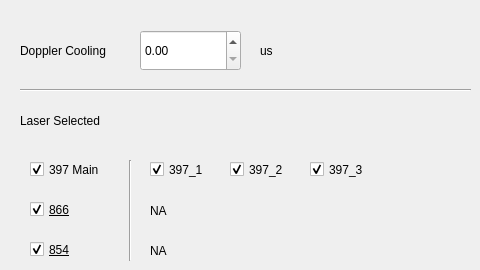
    <widget class="QWidget" name="DPL_Cooling">
     <attribute name="title">
      <string>DPL Cooling</string>
     </attribute>
     <widget class="QDoubleSpinBox" name="doubleSpinBox_DPL">
      <property name="geometry">
       <rect>
        <x>140</x>
        <y>30</y>
        <width>101</width>
        <height>41</height>
       </rect>
      </property>
      <property name="font">
       <font>
        <family>Arial</family>
        <pointsize>9</pointsize>
        <weight>50</weight>
        <bold>false</bold>
        <strikeout>false</strikeout>
       </font>
      </property>
      <property name="layoutDirection">
       <enum>Qt::LeftToRight</enum>
      </property>
      <property name="alignment">
       <set>Qt::AlignLeading|Qt::AlignLeft|Qt::AlignVCenter</set>
      </property>
      <property name="maximum">
       <double>999999.989999999990687</double>
      </property>
     </widget>
     <widget class="QLabel" name="label_36">
      <property name="geometry">
       <rect>
        <x>260</x>
        <y>30</y>
        <width>31</width>
        <height>41</height>
       </rect>
      </property>
      <property name="font">
       <font>
        <family>Arial</family>
        <pointsize>9</pointsize>
        <weight>50</weight>
        <bold>false</bold>
        <strikeout>false</strikeout>
       </font>
      </property>
      <property name="text">
       <string>us</string>
      </property>
     </widget>
     <widget class="QLabel" name="label_37">
      <property name="geometry">
       <rect>
        <x>20</x>
        <y>30</y>
        <width>131</width>
        <height>41</height>
       </rect>
      </property>
      <property name="font">
       <font>
        <family>Arial</family>
        <pointsize>9</pointsize>
        <weight>50</weight>
        <bold>false</bold>
        <strikeout>false</strikeout>
       </font>
      </property>
      <property name="text">
       <string>Doppler Cooling</string>
      </property>
     </widget>
     <widget class="QCheckBox" name="Laser_397_1">
      <property name="geometry">
       <rect>
        <x>150</x>
        <y>160</y>
        <width>91</width>
        <height>19</height>
       </rect>
      </property>
      <property name="font">
       <font>
        <family>Arial</family>
        <pointsize>9</pointsize>
        <weight>50</weight>
        <bold>false</bold>
        <strikeout>false</strikeout>
       </font>
      </property>
      <property name="text">
       <string>397_1</string>
      </property>
      <property name="checked">
       <bool>true</bool>
      </property>
     </widget>
     <widget class="QCheckBox" name="Laser_397_2">
      <property name="geometry">
       <rect>
        <x>230</x>
        <y>160</y>
        <width>91</width>
        <height>19</height>
       </rect>
      </property>
      <property name="font">
       <font>
        <family>Arial</family>
        <pointsize>9</pointsize>
        <weight>50</weight>
        <bold>false</bold>
        <strikeout>false</strikeout>
       </font>
      </property>
      <property name="text">
       <string>397_2</string>
      </property>
      <property name="checked">
       <bool>true</bool>
      </property>
     </widget>
     <widget class="QCheckBox" name="Laser_397_3">
      <property name="geometry">
       <rect>
        <x>310</x>
        <y>160</y>
        <width>91</width>
        <height>19</height>
       </rect>
      </property>
      <property name="font">
       <font>
        <family>Arial</family>
        <pointsize>9</pointsize>
        <weight>50</weight>
        <bold>false</bold>
        <strikeout>false</strikeout>
       </font>
      </property>
      <property name="text">
       <string>397_3</string>
      </property>
      <property name="checked">
       <bool>true</bool>
      </property>
     </widget>
     <widget class="QCheckBox" name="Laser_397_main">
      <property name="geometry">
       <rect>
        <x>30</x>
        <y>160</y>
        <width>91</width>
        <height>19</height>
       </rect>
      </property>
      <property name="font">
       <font>
        <family>Arial</family>
        <pointsize>9</pointsize>
        <weight>50</weight>
        <italic>false</italic>
        <bold>false</bold>
        <underline>false</underline>
        <strikeout>false</strikeout>
       </font>
      </property>
      <property name="text">
       <string>397 Main</string>
      </property>
      <property name="checked">
       <bool>true</bool>
      </property>
     </widget>
     <widget class="QCheckBox" name="Laser_866">
      <property name="geometry">
       <rect>
        <x>30</x>
        <y>200</y>
        <width>91</width>
        <height>19</height>
       </rect>
      </property>
      <property name="font">
       <font>
        <family>Arial</family>
        <pointsize>9</pointsize>
        <weight>50</weight>
        <bold>false</bold>
        <underline>true</underline>
        <strikeout>false</strikeout>
       </font>
      </property>
      <property name="text">
       <string>866</string>
      </property>
      <property name="checked">
       <bool>true</bool>
      </property>
     </widget>
     <widget class="QCheckBox" name="Laser_854">
      <property name="geometry">
       <rect>
        <x>30</x>
        <y>240</y>
        <width>91</width>
        <height>19</height>
       </rect>
      </property>
      <property name="font">
       <font>
        <family>Arial</family>
        <pointsize>9</pointsize>
        <weight>50</weight>
        <bold>false</bold>
        <underline>true</underline>
        <strikeout>false</strikeout>
       </font>
      </property>
      <property name="text">
       <string>854</string>
      </property>
      <property name="checked">
       <bool>true</bool>
      </property>
     </widget>
     <widget class="Line" name="line_2">
      <property name="geometry">
       <rect>
        <x>20</x>
        <y>80</y>
        <width>451</width>
        <height>20</height>
       </rect>
      </property>
      <property name="orientation">
       <enum>Qt::Horizontal</enum>
      </property>
     </widget>
     <widget class="QLabel" name="label_42">
      <property name="geometry">
       <rect>
        <x>20</x>
        <y>100</y>
        <width>131</width>
        <height>41</height>
       </rect>
      </property>
      <property name="font">
       <font>
        <family>Arial</family>
        <pointsize>9</pointsize>
        <weight>50</weight>
        <bold>false</bold>
        <strikeout>false</strikeout>
       </font>
      </property>
      <property name="text">
       <string>Laser Selected</string>
      </property>
     </widget>
     <widget class="Line" name="line_4">
      <property name="geometry">
       <rect>
        <x>120</x>
        <y>160</y>
        <width>20</width>
        <height>101</height>
       </rect>
      </property>
      <property name="orientation">
       <enum>Qt::Vertical</enum>
      </property>
     </widget>
     <widget class="QLabel" name="label_44">
      <property name="geometry">
       <rect>
        <x>150</x>
        <y>200</y>
        <width>131</width>
        <height>21</height>
       </rect>
      </property>
      <property name="font">
       <font>
        <family>Arial</family>
        <pointsize>9</pointsize>
        <weight>50</weight>
        <bold>false</bold>
        <strikeout>false</strikeout>
       </font>
      </property>
      <property name="text">
       <string>NA</string>
      </property>
     </widget>
     <widget class="QLabel" name="label_45">
      <property name="geometry">
       <rect>
        <x>150</x>
        <y>240</y>
        <width>131</width>
        <height>21</height>
       </rect>
      </property>
      <property name="font">
       <font>
        <family>Arial</family>
        <pointsize>9</pointsize>
        <weight>50</weight>
        <bold>false</bold>
        <strikeout>false</strikeout>
       </font>
      </property>
      <property name="text">
       <string>NA</string>
      </property>
     </widget>
    </widget>
